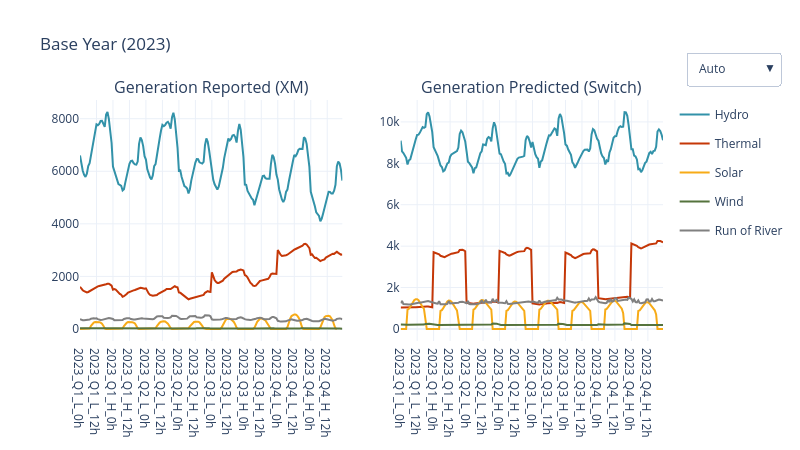

Notebook code cell kept with this figure:
### Markdown cell above
### 3.4.5 Dispatch by Technology Switch x XM

### Code cell
# Take both Sets
gen_res = gen_res[['timestamp', 'Tech', 'DispatchGen_MW', ]]
gen_disp = gen_disp[gen_disp['timestamp'].str.startswith('2023')][['timestamp', 'Tech', 'DispatchGen_MW']]

# Crete individual plots
fig1 = px.line(
    gen_res, x='timestamp', y='DispatchGen_MW', color='Tech', title='Generation Reported (XM)',
    color_discrete_map=tech_colors, category_orders={"Tech": tech_order})
fig2 = px.line(
    gen_disp, x='timestamp', y='DispatchGen_MW', color='Tech', title='Generation Predicted (Switch)',
    color_discrete_map=tech_colors, category_orders={"Tech": tech_order})

# Create subplots
fig = make_subplots(rows=1, cols=2, subplot_titles=("Generation Reported (XM)", "Generation Predicted (Switch)"))
# Add figures to subplots
for trace in fig1['data']: fig.add_trace(trace, row=1, col=1)
for trace in fig2['data']: fig.add_trace(trace, row=1, col=2)

# Only show one legend
names = set()
for trace in fig['data']:
    if (trace.name in names): trace.showlegend = False
    else: names.add(trace.name)

# Add buttons to change y-range
fig.update_layout(
    title='Base Year (2023)',
    updatemenus=[
        go.layout.Updatemenu(
            buttons=list([
                dict(args=[{"yaxis.autorange": True, "yaxis2.autorange": True}], label="Auto", method="relayout"),
                dict(args=[{"yaxis.range": [5, 30], "yaxis2.range": [5, 30]}], label="30 Fixed", method="relayout"),
                dict(args=[{"yaxis.range": [0, 700], "yaxis2.range": [0, 700]}], label="700 Fixed", method="relayout"),
                dict(args=[{"yaxis.range": [0, 9000], "yaxis2.range": [0, 9000]}], label="9k Fixed", method="relayout")]),
            direction="down", x=1.2, xanchor="right", y=1.2
        )],
    height=9*50, width=16*50,
    template="plotly_white")

fig.update_xaxes(dtick=12, row=1, col=1)
fig.update_xaxes(dtick=12, row=1, col=2)
fig.show()

### Figure 1 — Plotly figure (JSON) as saved in the notebook; plotly's stock layout.template omitted (floating-point values rounded to 4 significant figures; data arrays with more than 128 entries replaced by an {"elided": "..."} marker saying what was removed)
{"data": [{"hovertemplate": "Tech=Hydro<br>timestamp=%{x}<br>DispatchGen_MW=%{y}<extra></extra>", "legendgroup": "Hydro", "line": {"color": "#3292A9", "dash": "solid"}, "marker": {"symbol": "circle"}, "mode": "lines", "name": "Hydro", "orientation": "v", "showlegend": true, "type": "scatter", "x": {"elided": "192 str values"}, "xaxis": "x", "y": {"elided": "192 float values"}, "yaxis": "y"}, {"hovertemplate": "Tech=Thermal<br>timestamp=%{x}<br>DispatchGen_MW=%{y}<extra></extra>", "legendgroup": "Thermal", "line": {"color": "#C53707", "dash": "solid"}, "marker": {"symbol": "circle"}, "mode": "lines", "name": "Thermal", "orientation": "v", "showlegend": true, "type": "scatter", "x": {"elided": "192 str values"}, "xaxis": "x", "y": {"elided": "192 float values"}, "yaxis": "y"}, {"hovertemplate": "Tech=Solar<br>timestamp=%{x}<br>DispatchGen_MW=%{y}<extra></extra>", "legendgroup": "Solar", "line": {"color": "#F7AB17", "dash": "solid"}, "marker": {"symbol": "circle"}, "mode": "lines", "name": "Solar", "orientation": "v", "showlegend": true, "type": "scatter", "x": {"elided": "161 str values"}, "xaxis": "x", "y": {"elided": "161 float values"}, "yaxis": "y"}, {"hovertemplate": "Tech=Wind<br>timestamp=%{x}<br>DispatchGen_MW=%{y}<extra></extra>", "legendgroup": "Wind", "line": {"color": "#55733D", "dash": "solid"}, "marker": {"symbol": "circle"}, "mode": "lines", "name": "Wind", "orientation": "v", "showlegend": true, "type": "scatter", "x": {"elided": "192 str values"}, "xaxis": "x", "y": {"elided": "192 float values"}, "yaxis": "y"}, {"hovertemplate": "Tech=Run of River<br>timestamp=%{x}<br>DispatchGen_MW=%{y}<extra></extra>", "legendgroup": "Run of River", "line": {"color": "#808080", "dash": "solid"}, "marker": {"symbol": "circle"}, "mode": "lines", "name": "Run of River", "orientation": "v", "showlegend": true, "type": "scatter", "x": {"elided": "192 str values"}, "xaxis": "x", "y": {"elided": "192 float values"}, "yaxis": "y"}, {"hovertemplate": "Tech=Hydro<br>timestamp=%{x}<br>DispatchGen_MW=%{y}<extra></extra>", "legendgroup": "Hydro", "line": {"color": "#3292A9", "dash": "solid"}, "marker": {"symbol": "circle"}, "mode": "lines", "name": "Hydro", "orientation": "v", "showlegend": false, "type": "scatter", "x": {"elided": "192 str values"}, "xaxis": "x2", "y": {"elided": "192 float values"}, "yaxis": "y2"}, {"hovertemplate": "Tech=Thermal<br>timestamp=%{x}<br>DispatchGen_MW=%{y}<extra></extra>", "legendgroup": "Thermal", "line": {"color": "#C53707", "dash": "solid"}, "marker": {"symbol": "circle"}, "mode": "lines", "name": "Thermal", "orientation": "v", "showlegend": false, "type": "scatter", "x": {"elided": "192 str values"}, "xaxis": "x2", "y": {"elided": "192 float values"}, "yaxis": "y2"}, {"hovertemplate": "Tech=Solar<br>timestamp=%{x}<br>DispatchGen_MW=%{y}<extra></extra>", "legendgroup": "Solar", "line": {"color": "#F7AB17", "dash": "solid"}, "marker": {"symbol": "circle"}, "mode": "lines", "name": "Solar", "orientation": "v", "showlegend": false, "type": "scatter", "x": {"elided": "192 str values"}, "xaxis": "x2", "y": {"elided": "192 float values"}, "yaxis": "y2"}, {"hovertemplate": "Tech=Wind<br>timestamp=%{x}<br>DispatchGen_MW=%{y}<extra></extra>", "legendgroup": "Wind", "line": {"color": "#55733D", "dash": "solid"}, "marker": {"symbol": "circle"}, "mode": "lines", "name": "Wind", "orientation": "v", "showlegend": false, "type": "scatter", "x": {"elided": "192 str values"}, "xaxis": "x2", "y": {"elided": "192 float values"}, "yaxis": "y2"}, {"hovertemplate": "Tech=Run of River<br>timestamp=%{x}<br>DispatchGen_MW=%{y}<extra></extra>", "legendgroup": "Run of River", "line": {"color": "#808080", "dash": "solid"}, "marker": {"symbol": "circle"}, "mode": "lines", "name": "Run of River", "orientation": "v", "showlegend": false, "type": "scatter", "x": {"elided": "192 str values"}, "xaxis": "x2", "y": {"elided": "192 float values"}, "yaxis": "y2"}], "layout": {"annotations": [{"font": {"size": 16}, "showarrow": false, "text": "Generation Reported (XM)", "x": 0.225, "xanchor": "center", "xref": "paper", "y": 1, "yanchor": "bottom", "yref": "paper"}, {"font": {"size": 16}, "showarrow": false, "text": "Generation Predicted (Switch)", "x": 0.775, "xanchor": "center", "xref": "paper", "y": 1, "yanchor": "bottom", "yref": "paper"}], "height": 450, "title": {"text": "Base Year (2023)"}, "updatemenus": [{"buttons": [{"args": [{"yaxis.autorange": true, "yaxis2.autorange": true}], "label": "Auto", "method": "relayout"}, {"args": [{"yaxis.range": [5, 30], "yaxis2.range": [5, 30]}], "label": "30 Fixed", "method": "relayout"}, {"args": [{"yaxis.range": [0, 700], "yaxis2.range": [0, 700]}], "label": "700 Fixed", "method": "relayout"}, {"args": [{"yaxis.range": [0, 9000], "yaxis2.range": [0, 9000]}], "label": "9k Fixed", "method": "relayout"}], "direction": "down", "x": 1.2, "xanchor": "right", "y": 1.2}], "width": 800, "xaxis": {"anchor": "y", "domain": [0, 0.45], "dtick": 12}, "xaxis2": {"anchor": "y2", "domain": [0.55, 1], "dtick": 12}, "yaxis": {"anchor": "x", "domain": [0, 1]}, "yaxis2": {"anchor": "x2", "domain": [0, 1]}}}
